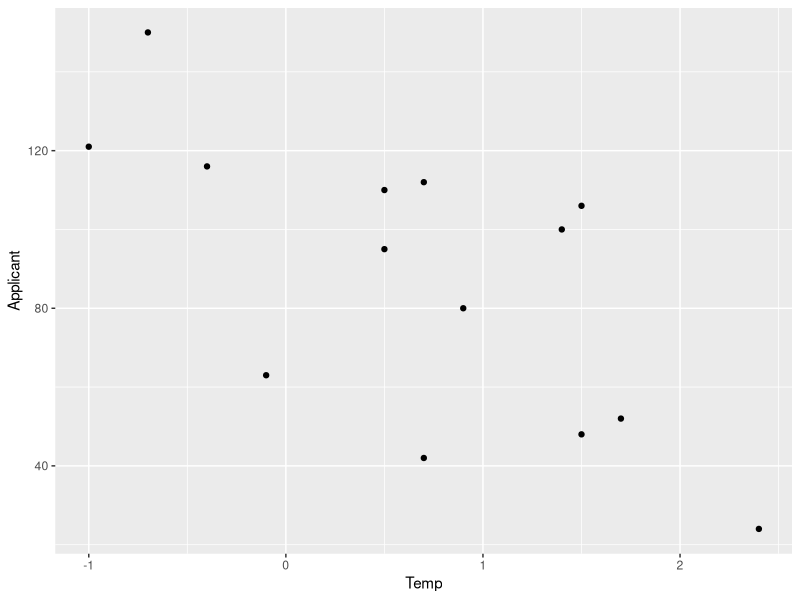

Write R code to recreate this figure.
#Regression Analysis
#특허출원건수 예측

#다음 데이터를 입력하고 기온에 따른 특허출원 건수에 대한 예측 모델을 선형회귀를 이용하여 모델링 해보자 
PatTempSet <-data.frame(
  Temp=c(1.5,0.9,1.4,0.5,-0.1,2.4,0.7,1.7,0.5,-0.7,-0.4,-1,1.5,0.7),
  Applicant=c(48,80,100,110,63,24,42,52,95,150,116,121,106,112)
)

#특허출원 건수 예측모델링 1-데이터 확인
install.packages("ggplot2")
library(ggplot2)
ggplot(PatTempSet,aes(x=Temp,y=Applicant))+geom_point()

#특허출원 건수 예측모델링 2-모델링 및 검정
result<-lm(Applicant~.,data=PatTempSet)
summary(result)

#F비는 10.49이며, 이 값은 p<.001수준에서 유의하다 -> 즉,회귀모형을 이용해서 예측하는 것이 더 낫다